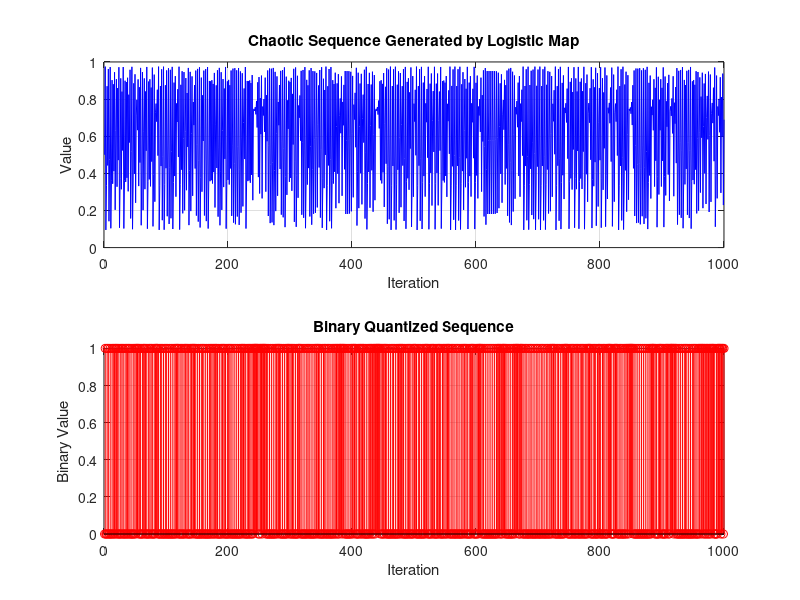

MATLAB code for this plot:
% Logistic Map Chaotic Sequence Generation

clc
clear all

% Parameters
n = 1000; % Number of iterations
x0 = 0.5; % Initial condition
r = 3.9; % Control parameter (3.57 < r <= 4 for chaos)

% Preallocate array for the chaotic sequence
chaotic_sequence = zeros(1, n);

% Set the initial value of the sequence
chaotic_sequence(1) = x0;

% Iterate the Logistic map
for i = 2:n
    chaotic_sequence(i) = r * chaotic_sequence(i-1) * (1 - chaotic_sequence(i-1));
end

% Compute the mean of the chaotic sequence
sequence_mean = mean(chaotic_sequence);

% Binary quantization based on the mean
binary_sequence = chaotic_sequence > sequence_mean;

% Plot the chaotic sequence
figure;
subplot(2, 1, 1);
plot(chaotic_sequence, '-b');
xlabel('Iteration');
ylabel('Value');
title('Chaotic Sequence Generated by Logistic Map');
grid on;

% Plot the binary quantized sequence
subplot(2, 1, 2);
stem(binary_sequence, '-r');
xlabel('Iteration');
ylabel('Binary Value');
title('Binary Quantized Sequence');
grid on;
